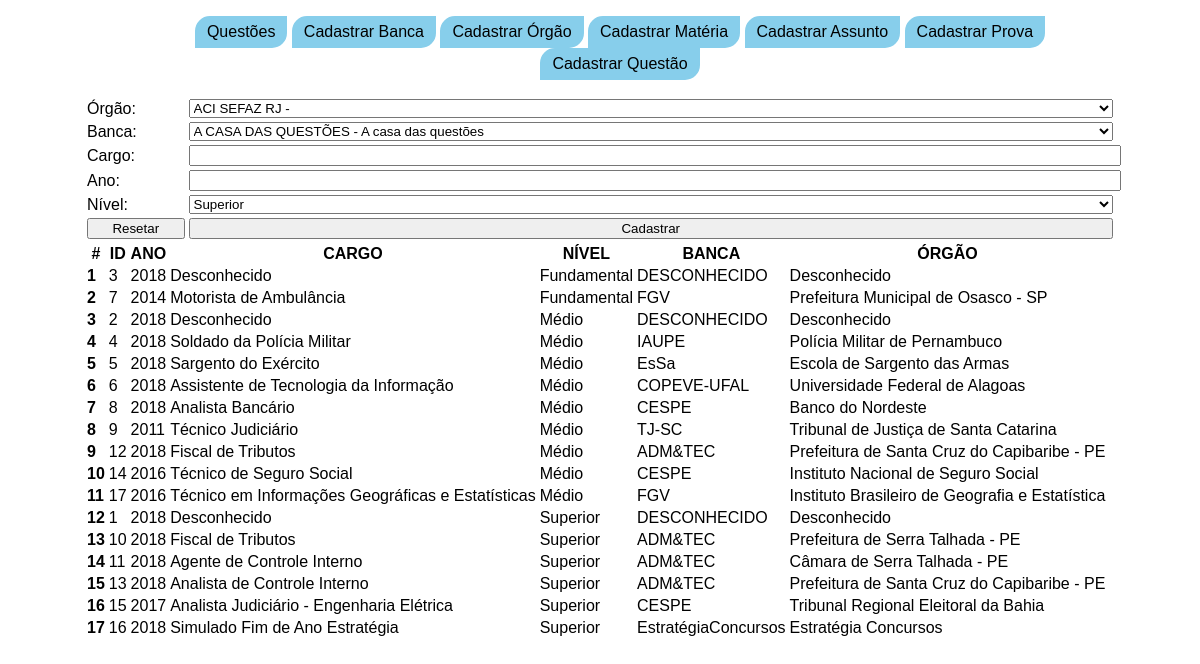
Screenshot of /cadastrar_prova.php with the database file from the repository.
### tables this page shows
CREATE TABLE `prova` (
  `id` int(11) NOT NULL,
  `ano` year(4) NOT NULL,
  `nivel` enum('Superior','Médio','Fundamental') NOT NULL,
  `cargo` varchar(200) NOT NULL,
  `banca_id` int(11) NOT NULL,
  `orgao_id` int(11) NOT NULL
);

CREATE TABLE `banca` (
  `id` int(11) NOT NULL,
  `nome` varchar(100) DEFAULT NULL,
  `sigla` varchar(50) NOT NULL
);

CREATE TABLE `orgao` (
  `id` int(11) NOT NULL,
  `nome` varchar(100) NOT NULL,
  `sigla` varchar(50) DEFAULT NULL
);

### logica/select_todos_orgaos.php (called while the page is built)
<?php
        $string1 = "SELECT * FROM orgao ORDER BY nome ASC";
        $resultado = $conn->prepare($string1);
        $resultado->execute();
?>

### logica/select_todas_provas.php (called while the page is built)
<?php
        $string1 = "SELECT prova.id, prova.ano, prova.cargo, prova.nivel, banca.sigla, orgao.nome as orgao FROM prova
INNER JOIN banca
ON prova.banca_id = banca.id
INNER JOIN orgao
ON prova.orgao_id = orgao.id
ORDER BY `prova`.`nivel` DESC, `prova`.`id` ASC";
        $resultado = $conn->prepare($string1);
        $resultado->execute();
?>

### logica/exibir_filtro_orgao.php (the view, shortened to what this page needs)
<?php
echo "
    <select name='orgao_id'>";
        include 'logica/select_todos_orgaos.php';
        while($row = $resultado->fetch(PDO::FETCH_ASSOC)){
            echo "<option value='".$row['id']."'>".$row['nome']." - ".$row['sigla']."</option>";
        }
echo "
    </select>";?>

### cadastrar_prova.php (shortened to what this page needs)
<?php
include_once("banco/conexao.php");
?>
<!DOCTYPE html>
<html lang="pt-br">
    <head>
        <link rel="stylesheet" type="text/css" href="css/style_menu.css">
        <link rel="stylesheet" type="text/css" href="css/estilo.css">
    </head>
<body>
    <?php include_once "incs/menu.php"; ?>
    <form method="POST" action="logica/processa_cadastro_prova.php">
        <table class='main_table'>
            <tr>
                <td>
                    Órgão:
                </td>
                <td>
                    <?php
                        include 'logica/exibir_filtro_orgao.php'
                    ?>
                </td>
            </tr>
            <tr>
                <td>
                    Banca:
                </td>
                <td>
                    <?php
                        include 'logica/exibir_filtro_banca.php'
                    ?>
                </td>
            </tr>
            <tr>
                <td>
                    Cargo:
                </td>
                <td>
                    <input name="cargo" type="text">
                </td>
            </tr>
            <tr>
                <td>
                    Ano:
                </td>
                <td>
                    <input name="ano" type="text">
                </td>
            </tr>
            <tr>
                <td>
                    Nível:
                </td>
                <td>
                    <select name="nivel">
                        <option value="Superior">Superior</option>
                    </select>
                </td>
            </tr>
            <tr>
                <td>
                    <input type="reset" value="Resetar">
                </td>
                <td>
                    <input type="submit" name="SendCad" value="Cadastrar">
                </td>
            </tr>
        </table>
        <section>
            <table>
                <tr>
                    <th>
                    #
                    </th>
                    <th>
                        ID
                    </th>
                    <th>
                        ANO
                    </th>
                    <th>
                        CARGO
                    </th>
                    <th>
                        NÍVEL
                    </th>
                    <th>
                        BANCA
                    </th>
                    <th>
                        ÓRGÃO
                    </th>
                </tr>
                <?php
                $n = 0;
                include 'logica/select_todas_provas.php';
                while($row = $resultado->fetch(PDO::FETCH_ASSOC)){
                    $n = $n+1;
                echo "
                <tr>
                    <td><b>".$n."</b></td>
                    <td>".$row['id']."</td>
                    <td>".$row['ano']."</td>
                    <td>".$row['cargo']."</td>
                    <td>".$row['nivel']."</td>
                    <td>".$row['sigla']."</td>
                    <td>".$row['orgao']."</td>
                </tr>";
                }
                ?>
            </table>
        </section>
    </form>
</body>
</html>

### css/estilo.css (style rules this page uses)
.main_table { text-align: justify; }
.main_table { width: 100%; }
body { font-family: Arial; margin: 10px 7% 0 7%; }

### cadastrar_prova.php (style rules this page uses)
input, textarea, select { width: 100%; }

### rows the page displays
prova: id "3", ano "2018", cargo "Desconhecido", nivel "Fundamental", banca.sigla "DESCONHECIDO", orgao.nome "Desconhecido"
prova: id "7", ano "2014", cargo "Motorista de Ambulância", nivel "Fundamental", banca.sigla "FGV", orgao.nome "Prefeitura Municipal de Osasco - SP"
prova: id "2", ano "2018", cargo "Desconhecido", nivel "Médio", banca.sigla "DESCONHECIDO", orgao.nome "Desconhecido"
prova: id "4", ano "2018", cargo "Soldado da Polícia Militar", nivel "Médio", banca.sigla "IAUPE", orgao.nome "Polícia Militar de Pernambuco"
prova: id "5", ano "2018", cargo "Sargento do Exército", nivel "Médio", banca.sigla "EsSa", orgao.nome "Escola de Sargento das Armas"
prova: id "6", ano "2018", cargo "Assistente de Tecnologia da Informação", nivel "Médio", banca.sigla "COPEVE-UFAL", orgao.nome "Universidade Federal de Alagoas"
prova: id "8", ano "2018", cargo "Analista Bancário", nivel "Médio", banca.sigla "CESPE", orgao.nome "Banco do Nordeste"
prova: id "9", ano "2011", cargo "Técnico Judiciário", nivel "Médio", banca.sigla "TJ-SC", orgao.nome "Tribunal de Justiça de Santa Catarina"
prova: id "12", ano "2018", cargo "Fiscal de Tributos", nivel "Médio", banca.sigla "ADM&TEC", orgao.nome "Prefeitura de Santa Cruz do Capibaribe - PE"
prova: id "14", ano "2016", cargo "Técnico de Seguro Social", nivel "Médio", banca.sigla "CESPE", orgao.nome "Instituto Nacional de Seguro Social"
prova: id "17", ano "2016", cargo "Técnico em Informações Geográficas e Estatísticas", nivel "Médio", banca.sigla "FGV", orgao.nome "Instituto Brasileiro de Geografia e Estatística"
prova: id "1", ano "2018", cargo "Desconhecido", nivel "Superior", banca.sigla "DESCONHECIDO", orgao.nome "Desconhecido"
prova: id "10", ano "2018", cargo "Fiscal de Tributos", nivel "Superior", banca.sigla "ADM&TEC", orgao.nome "Prefeitura de Serra Talhada - PE"
prova: id "11", ano "2018", cargo "Agente de Controle Interno", nivel "Superior", banca.sigla "ADM&TEC", orgao.nome "Câmara de Serra Talhada - PE"
prova: id "13", ano "2018", cargo "Analista de Controle Interno", nivel "Superior", banca.sigla "ADM&TEC", orgao.nome "Prefeitura de Santa Cruz do Capibaribe - PE"
prova: id "15", ano "2017", cargo "Analista Judiciário - Engenharia Elétrica", nivel "Superior", banca.sigla "CESPE", orgao.nome "Tribunal Regional Eleitoral da Bahia"
prova: id "16", ano "2018", cargo "Simulado Fim de Ano Estratégia", nivel "Superior", banca.sigla "EstratégiaConcursos", orgao.nome "Estratégia Concursos"

### other values shown
form field orgao_id "ACI SEFAZ RJ -"
form field banca_id "A CASA DAS QUESTÕES - A casa das questões"
